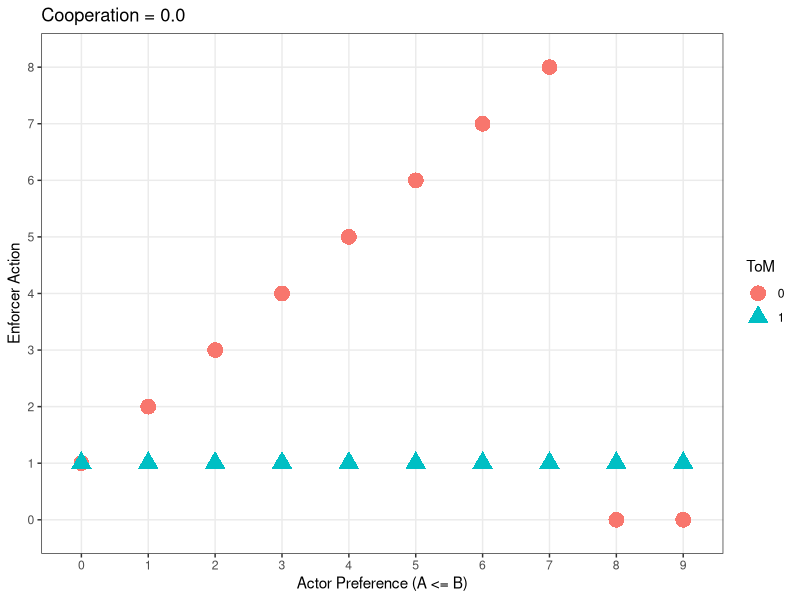
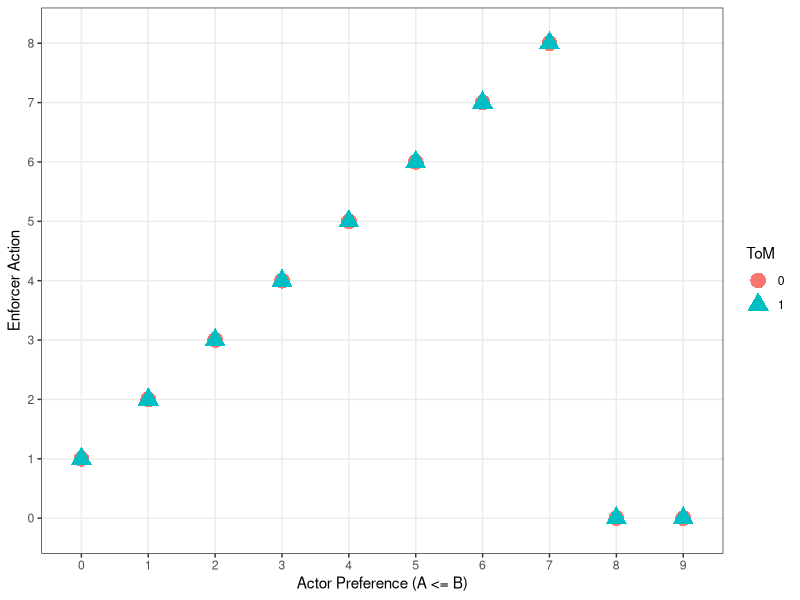
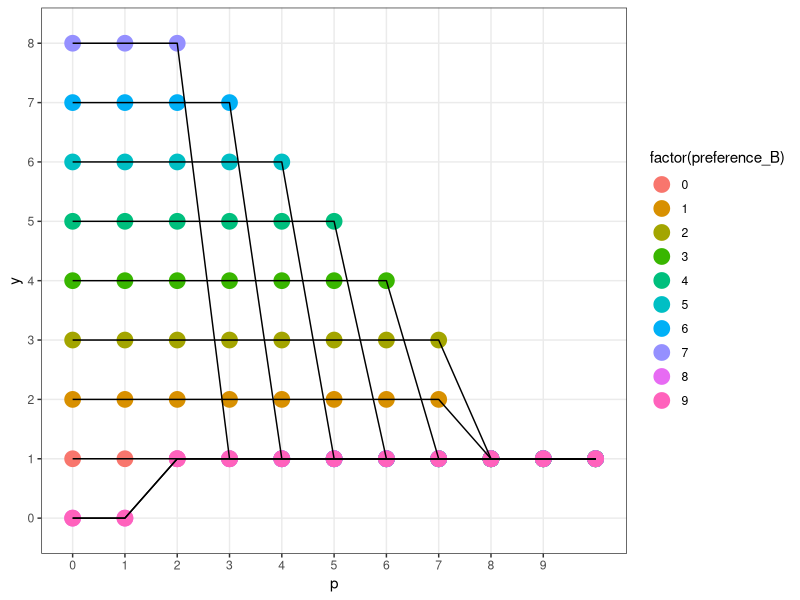
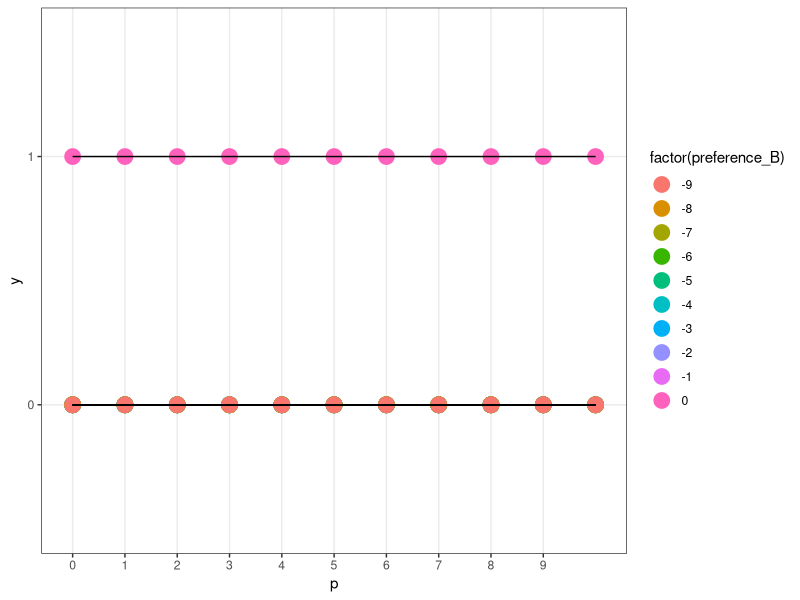
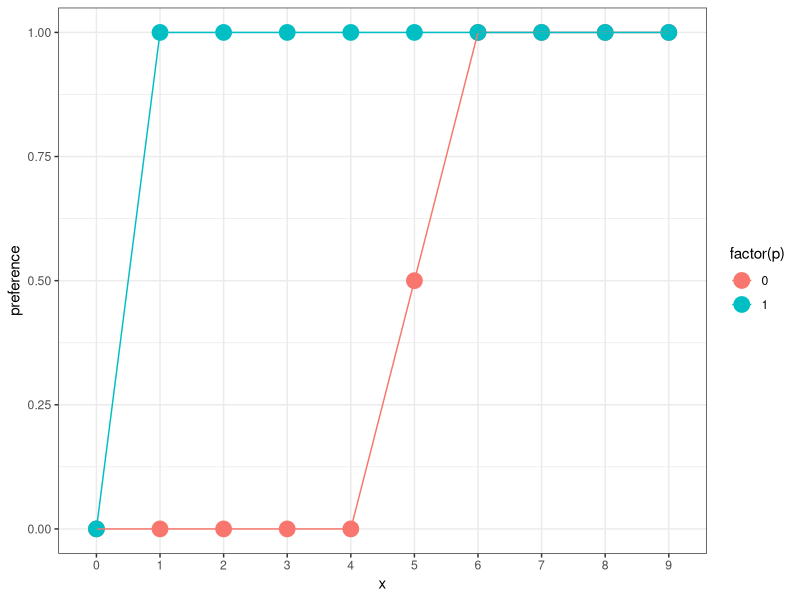

Reproduce these figures in R, in order.
# Load libraries.
library(boot)
library(tidyverse)

# Set the path.
setwd("D:/Research/social_pragmatics")

# Import the model data.

data_0 = read_csv("analysis/actor_0/temp.csv", col_names=FALSE)
data_1 = read_csv("analysis/actor_0/temp2.csv", col_names=FALSE)

names(data_0) = c("Actor_Preference", "Enforcer_Action", "ToM")
names(data_1) = c("Actor_Preference", "Enforcer_Action", "ToM")

plot_0 = data_0 %>%
  mutate(ToM=factor(ToM)) %>%
  ggplot(aes(x=Actor_Preference, y=Enforcer_Action))

plot_0 +
  geom_point(aes(shape=ToM, color=ToM), size=5) + 
  theme_bw() +
  ggtitle("Cooperation = 0.0") +
  ylab("Enforcer Action") +
  xlab("Actor Preference (A <= B)") +
  scale_y_discrete(limit=c(0:9)) +
  scale_x_discrete(limit=c(0:9))

plot_1 = data_1 %>%
  mutate(ToM=factor(ToM)) %>%
  ggplot(aes(x=Actor_Preference, y=Enforcer_Action))

plot_1 +
  geom_point(aes(shape=ToM, color=ToM), size=5) + 
  theme_bw() +
  ylab("Enforcer Action") +
  xlab("Actor Preference (A <= B)") +
  scale_y_discrete(limit=c(0:9)) +
  scale_x_discrete(limit=c(0:9))

# y-axis: Enforcer behavior 
# x-axis: actor's preferences
# facet_wrap(~cooperation, nrow=1)
# Fix the enforcer reward and compute the relevant stuff

# Plot 2 - same but with actor ToM on x axis
#data_1 = read_csv("temp2.csv", col_names=FALSE)

data_2 = read_csv("plot_2.csv", col_names=FALSE)

names(data_2) = c("a", "b", "y", "p")

data_3 = data_2 %>%
  mutate(preference_B=b-a)

data_3 %>%
  filter(preference_B %in% c(0, 1, 2, 3, 4, 5, 6, 7, 8, 9)) %>%
  ggplot(aes(x=p, y=y, group=preference_B)) + 
    theme_bw() + 
    geom_point(aes(color=factor(preference_B)), size=5) + 
    geom_line() +
    scale_x_discrete(limit=c(0:9)) +
    scale_y_discrete(limit=c(0:9))

data_3 %>%
  filter(preference_B %in% c(0, -1, -2, -3, -4, -5, -6, -7, -8, -9)) %>%
  ggplot(aes(x=p, y=y, group=preference_B)) + 
    theme_bw() + 
    geom_point(aes(color=factor(preference_B)), size=5) + 
    geom_line() +
    scale_x_discrete(limit=c(0:9)) +
    scale_y_discrete(limit=c(0:9))

# Plot 3.
data_4 = read_csv("plot_3.csv", col_names=FALSE)

names(data_4) = c("x", "a", "b", "p")

data_5 = data_4 %>%
  mutate(preference=a/(a+b))

plot_4 = data_5 %>%
  ggplot(aes(x=x, y=preference, group=p))


plot_4 +
  theme_bw() + 
  geom_point(aes(color=factor(p)), size=5) + 
  geom_line(aes(color=factor(p))) +
  scale_x_discrete(limit=c(0:9))


